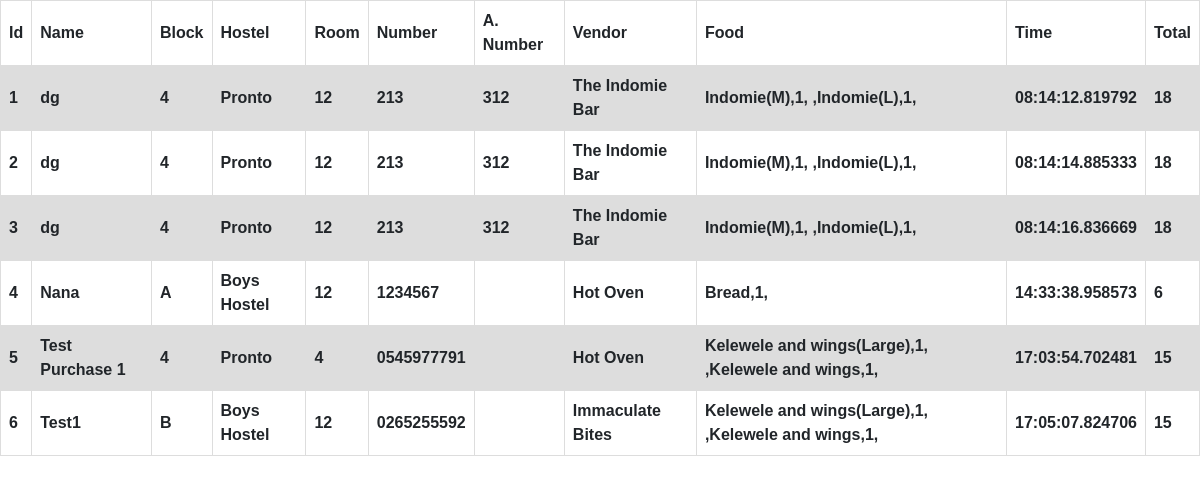
Before: /chart with the older database file.
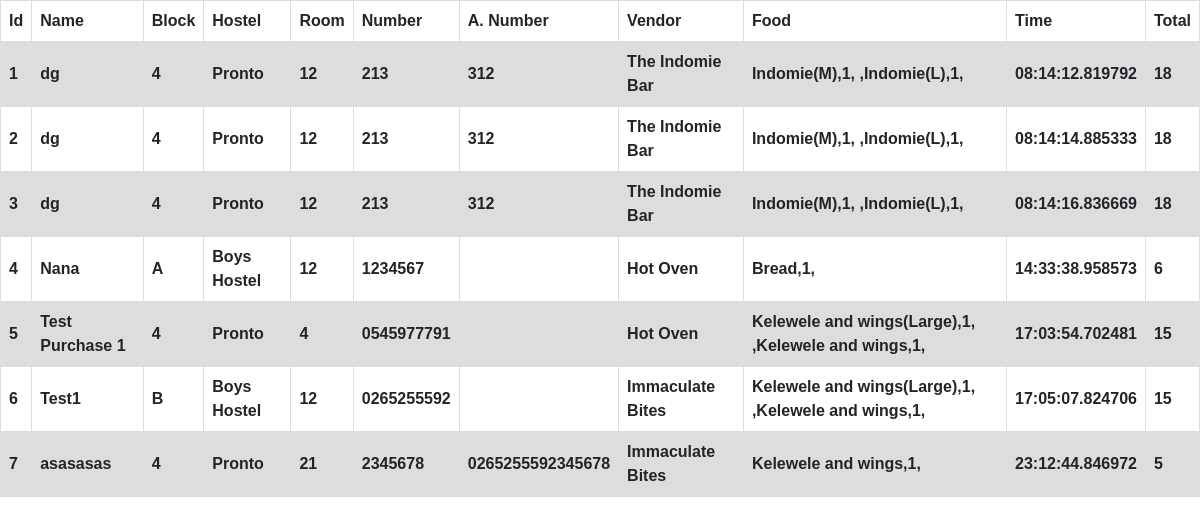
After: the same page with the newer database file.
### app.py (models this page shows, shortened)
class Order(db.Model):
    id = db.Column(db.Integer, primary_key=True)
    name = db.Column(db.String(200))
    room = db.Column(db.Integer)
    pNumber = db.Column(db.String(10))
    aNumber = db.Column(db.String(10))
    hostel = db.Column(db.String(100))
    food = db.Column(db.String(1000))
    quantity = db.Column(db.Integer)
    status = db.Column(db.Integer)
    block = db.Column(db.String(100))
    total = db.Column(db.String(10))
    date_created = db.Column(db.DateTime, default=datetime.utcnow)
    vendor = db.Column(db.String(50))

### app.py (the view)
@app.route('/chart', methods=['POST','GET'])
def masterchart():
    all_orders = Order.query.order_by(Order.date_created).all()
    return render_template('chart.html', all_orders=all_orders)

### templates/chart.html
{% extends 'base.html' %}
{% block head %}
<link rel="stylesheet" href="{{ url_for('static', filename='css/table.css')}}">
{% endblock %}
{% block body %}
<table>
    <tr>
        <th>Id</th>
        <th>Name</th>
        <th>Block</th>
        <th>Hostel</th>
        <th>Room</th>
        <th>Number</th>
        <th>A. Number</th>
        <th>Vendor</th>
        <th>Food</th>
        <th>Time</th>
        <th>Total</th>
    </tr>
    {% for order in all_orders %}
    <tr>
        <th>{{ order.id }}</th>
        <th>{{ order.name }}</th>
        <th>{{ order.block }}</th>
        <th>{{ order.hostel }}</th>
        <th>{{order.room}}</th>
        <th>{{order.pNumber}}</th>
        <th>{{order.aNumber}}</th>
        <th>{{order.vendor}}</th>
        <th>{{order.food}}</th>
        <th>{{order.date_created.time()}}</th>
        <th>{{order.total}}</th>
    </tr>
    {% endfor %}
    </table>
{% endblock %}

### templates/base.html (shortened to what this page needs)
<!DOCTYPE html>
    <head>
        <link rel="stylesheet" href="https://stackpath.bootstrapcdn.com/bootstrap/4.3.1/css/bootstrap.min.css">
        {% block head %}{% endblock %}
    </head>
    <body>
{% block body %}{% endblock %}
    </body>
</html>

### static/css/table.css (style rules this page uses)
table { font-family: arial, sans-serif; border-collapse: collapse; width: 100%; }
td, th { border: 1px solid #dddddd; text-align: left; padding: 8px; }
tr:nth-child(even) { background-color: #dddddd; }

Changed rows visible on the page:
added Order: id "7", name "asasasas", block "4", hostel "Pronto", room "21", pNumber "2345678", aNumber "0265255592345678", vendor "Immaculate Bites", food "Kelewele and wings,1,", date_created.time "23:12:44.846972", total "5"
